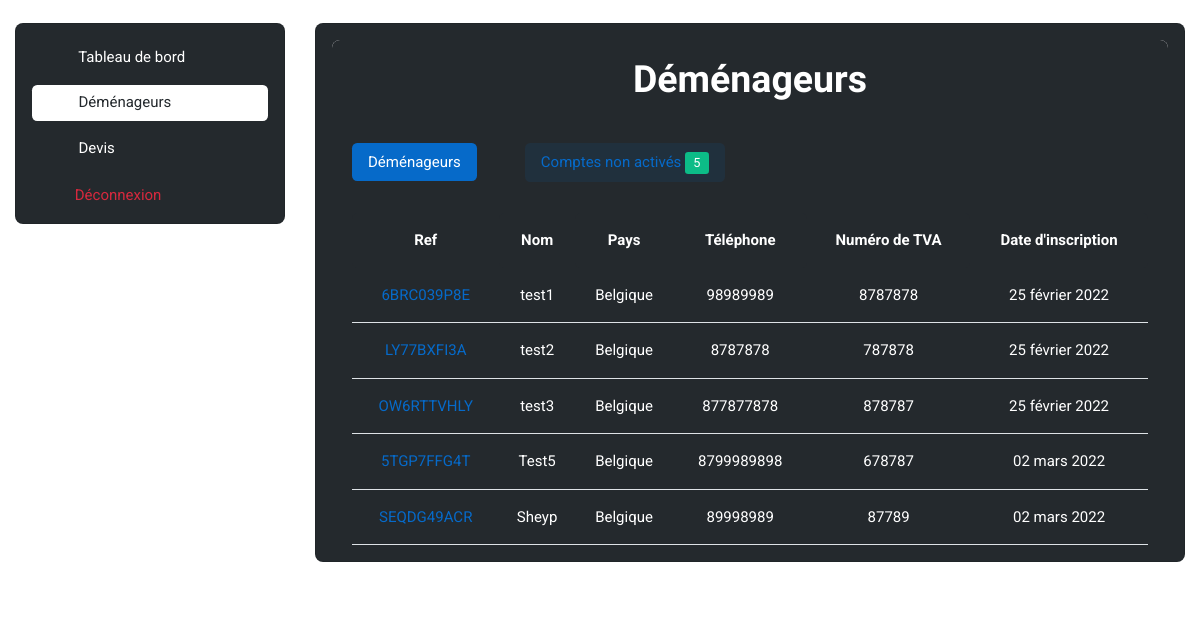
The app's page /administration/Movers/ (signed in), older data.
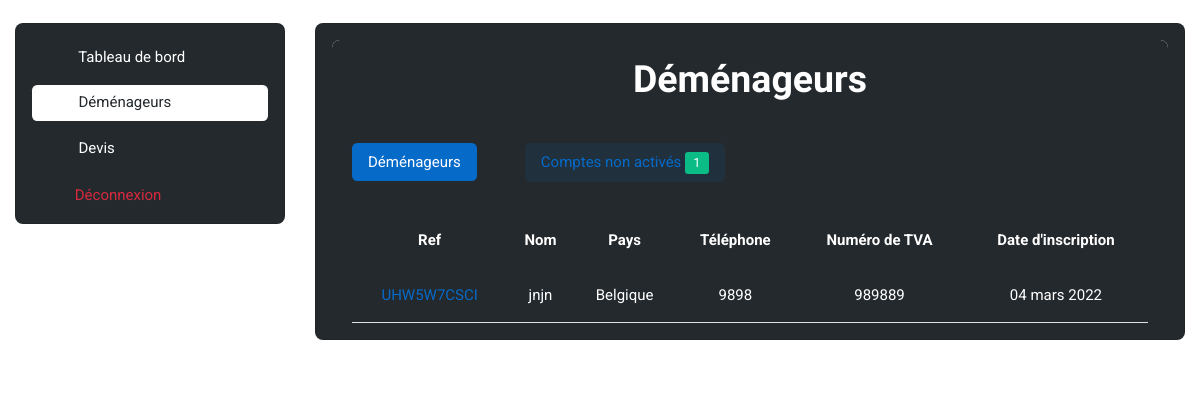
The same page, newer data.
### base_app/models.py (models this page shows, shortened)
class Mover(models.Model):
    ref = models.CharField(max_length=30, default="")
    company_name = models.CharField(max_length=300)
    company_phone_number = models.CharField(max_length=50)
    Adresse = models.CharField(max_length=300, default="")
    employee_number = models.IntegerField(default=0)
    number_max_quote_request = models.IntegerField(default=0)
    website = models.CharField(max_length=300, default="")
    TVA_number = models.CharField(max_length=30, default="")
    Postal_Code = models.IntegerField(default=0)
    City = models.CharField(max_length=300, default="")
    company_statut = models.CharField(max_length=300, default="")
    company_description = models.TextField(default="")
    logo = models.ImageField(upload_to='user/images/profil_image/', blank=True, default="")
    validated = models.BooleanField(default=False)
    activated = models.BooleanField(default=False)
    created = models.DateTimeField(auto_now_add=True)
    user = models.ForeignKey(User, on_delete=models.CASCADE, default="")
    country = models.ForeignKey(Country, on_delete=models.CASCADE, default="")
    moving_type1 = models.ForeignKey(Moving_Type1, on_delete=models.CASCADE, default="")

class Country(models.Model):
    name = models.CharField(max_length=300)

### administration/views.py (the view, shortened to what this page needs)
# urls.py: path('Movers/', views.movers_home, name='movers_home'),
@login_required
def movers_home(request):
    countries = Country.objects.all()
    moving_type1 = Moving_Type1.objects.all()
    moving_type2 = Moving_Type2.objects.all()
    movers = Mover.objects.all()
    movers_activated = Mover.objects.filter(activated=True)
    movers_unactivated = Mover.objects.filter(activated=False)
    movers_unactivated_count = Mover.objects.filter(activated=False).count()
    users = User.objects.all()
    if request.method == 'GET':
        form = Mover_Form()
        return render(request, 'administration/movers/movers_home.html', {'countries': countries,
                                                                          'moving_type1': moving_type1, 'moving_type2'
                                                                          : moving_type2, 'movers': movers, 'users':
                                                                          users, 'movers_unactivated':
                                                                          movers_unactivated, 'movers_unactivated_count'
                                                                          : movers_unactivated_count, 'form': form,
                                                                          'movers_activated': movers_activated})

### administration/templates/administration/movers/movers_home.html (shortened to what the changed rows need)
{% extends 'administration/admin_base.html' %}
{% load static %}
{% block main %}
    <div class="card">
        <div class="card-header bg-dark" align="center">
            <h2 class="text-white">Déménageurs</h2>
        </div>
        <div class="card-body bg-dark">
            <ul class="nav nav-pills nav-pill-soft mb-3" id="movers-pills-tab" role="tablist">
                <li class="nav-item me-2 me-sm-5" role="presentation">
                    <button class="nav-link" id="movers-pills-tab-2" data-bs-toggle="pill" data-bs-target="#movers-pills-tab2" type="button" role="tab" aria-controls="movers-pills-tab2" aria-selected="false">
                        Comptes non activés
                        <span class="badge text-white bg-success rounded-1">{{movers_unactivated_count}}</span>
                    </button>
                </li>
            </ul>
            <div class="tab-content mb-0" id="movers-pills-tabContent">
                <div class="tab-pane fade show active" id="movers-pills-tab1" role="tabpanel" aria-labelledby="movers-pills-tab-1">
                    <div class="row">
                        <div class="col-12">
                            <div class="row justify-content-between">
                                <div class="table-responsive-lg border-0">
                                    <table class="table table-dark-gray align-middle p-4 mb-0 text-white">
                                        <thead align="center">
                                            <tr>
                                                <th scope="col" class="border-0 rounded-start">Ref</th>
                                                <th scope="col" class="border-0 rounded-start">Nom</th>
                                                <th scope="col" class="border-0 rounded-start">Pays</th>
                                                <th scope="col" class="border-0 rounded-end">Téléphone</th>
                                                <th scope="col" class="border-0 rounded-end">Numéro de TVA</th>
                                                <th scope="col" class="border-0 rounded-end">Date d'inscription</th>
                                            </tr>
                                        </thead>
                                        <tbody align="center">
                                            {% for mover in movers %}
                                                <tr>
                                                    <td>
                                                        <a href="{% url 'mover_detail' mover.id %}">
                                                            <center>{{mover.ref}}</center>
                                                        </a>
                                                    </td>
                                                    <td>
                                                        <center>
                                                            {{mover.company_name}}
                                                        </center>
                                                    </td>
                                                    <td>
                                                        <center>
                                                            {% for country in countries %}
                                                                {% if country.id == mover.country_id %}
                                                                    {{country.name}}
                                                                {% endif %}
                                                            {% endfor %}
                                                        </center>
                                                    </td>
                                                    <td>
                                                        <center>
                                                            {{mover.company_phone_number}}
                                                        </center>
                                                    </td>
                                                    <td>
                                                        <center>
                                                            {{mover.TVA_number}}
                                                        </center>
                                                    </td>
                                                    <td>
                                                        <center>
                                                            {% load i18n %}
                                                            {% language 'fr' %}
                                                                {{mover.created|date:'d F Y'}}
                                                            {% endlanguage %}
                                                        </center>
                                                    </td>
                                                </tr>
                                            {% endfor %}
                                        </tbody>
                                    </table>
                                </div>
                            </div>
                        </div>
                    </div>
                </div>
                                            {% for mover in movers_unactivated %}
                                                            {% load i18n %}
                                            {% endfor %}
            </div>
        </div>
    </div>
{% endblock %}

Row changes from the older to the newer data that the page shows:
removed Mover: ref "6BRC039P8E", company_name "test1", company_phone_number "98989989", TVA_number "8787878", created "25 février 2022", Country (name "Belgique")
removed Mover: ref "LY77BXFI3A", company_name "test2", company_phone_number "8787878", TVA_number "787878", created "25 février 2022", Country (name "Belgique")
removed Mover: ref "OW6RTTVHLY", company_name "test3", company_phone_number "877877878", TVA_number "878787", created "25 février 2022", Country (name "Belgique")
removed Mover: ref "5TGP7FFG4T", company_name "Test5", company_phone_number "8799989898", TVA_number "678787", created "02 mars 2022", Country (name "Belgique")
removed Mover: ref "SEQDG49ACR", company_name "Sheyp", company_phone_number "89998989", TVA_number "87789", created "02 mars 2022", Country (name "Belgique")
added Mover: ref "UHW5W7CSCI", company_name "jnjn", company_phone_number "9898", TVA_number "989889", created "04 mars 2022", Country (name "Belgique")
Text that changed along with them:
{{ movers_unactivated_count }}: "5" → "1"
